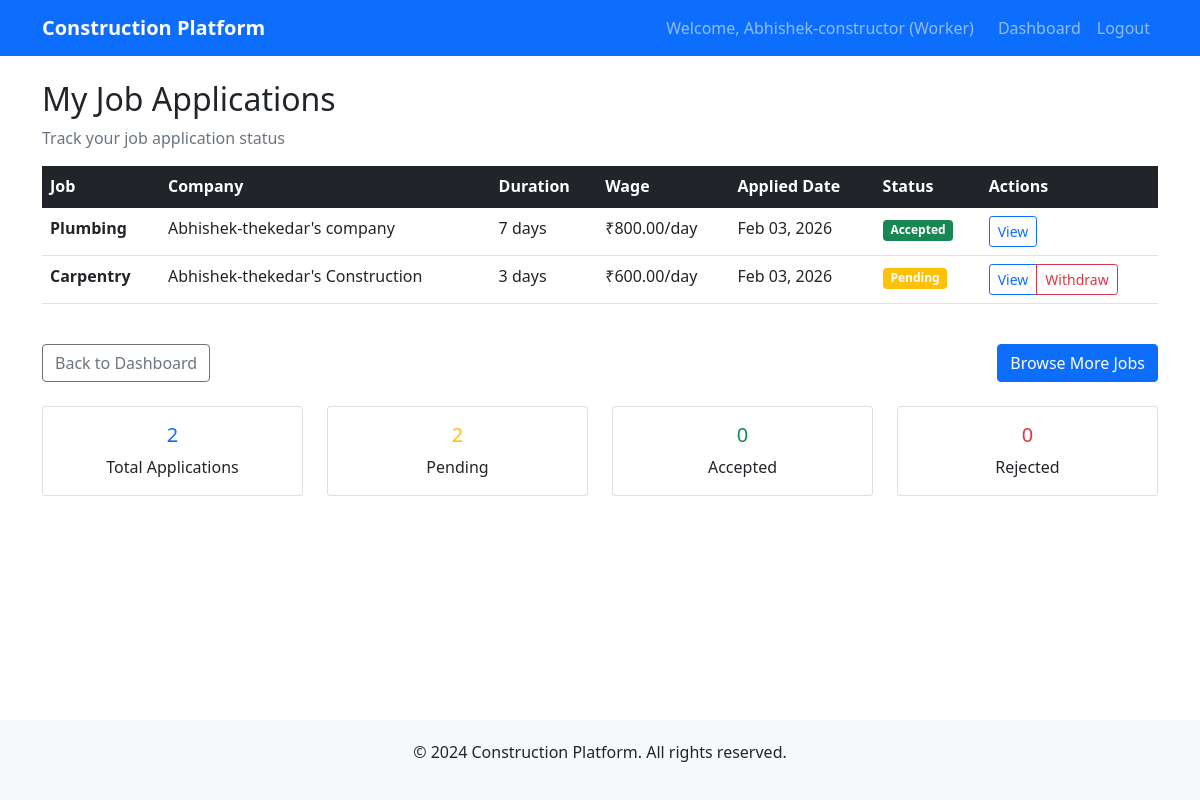
The page /workers/my-applications/ (signed in) on the database its author committed.
### accounts/models.py (models this page shows, shortened)
class User(AbstractUser):
    ROLE_CHOICES = [
        ('worker', 'Worker'),
        ('thekedar', 'Thekedar'),
        ('user', 'Normal User'),
    ]
    username = None  # Remove username field
    name = models.CharField(max_length=100)
    phone = models.CharField(max_length=15, unique=True)
    email = models.EmailField(unique=True)
    role = models.CharField(max_length=10, choices=ROLE_CHOICES, default='user')
    location = models.CharField(max_length=100)
    created_at = models.DateTimeField(auto_now_add=True)
    USERNAME_FIELD = 'email'
    REQUIRED_FIELDS = ['name', 'phone', 'role', 'location']

### jobs/models.py (models this page shows, shortened)
class JobApplication(models.Model):
    STATUS_CHOICES = [
        ('pending', 'Pending'),
        ('accepted', 'Accepted'),
        ('rejected', 'Rejected'),
        ('withdrawn', 'Withdrawn'),
    ]
    job = models.ForeignKey(JobPost, on_delete=models.CASCADE, related_name='applications')
    worker = models.ForeignKey('workers.WorkerProfile', on_delete=models.CASCADE, related_name='job_applications')
    applied_date = models.DateTimeField(auto_now_add=True)
    status = models.CharField(max_length=10, choices=STATUS_CHOICES, default='pending')
    class Meta:
        unique_together = ['job', 'worker']

class JobPost(models.Model):
    STATUS_CHOICES = [
        ('open', 'Open'),
        ('closed', 'Closed'),
        ('filled', 'Filled'),
    ]
    thekedar = models.ForeignKey(ThekedarProfile, on_delete=models.CASCADE, related_name='job_posts')
    required_skill = models.ForeignKey(Skill, on_delete=models.CASCADE)
    duration_days = models.PositiveIntegerField()
    wage_offer = models.DecimalField(max_digits=10, decimal_places=2)
    status = models.CharField(max_length=10, choices=STATUS_CHOICES, default='open')
    created_at = models.DateTimeField(auto_now_add=True)
    updated_at = models.DateTimeField(auto_now=True)

### workers/models.py (models this page shows, shortened)
class Skill(models.Model):
    name = models.CharField(max_length=100, unique=True)

### thekedars/models.py (models this page shows, shortened)
class ThekedarProfile(models.Model):
    user = models.OneToOneField(User, on_delete=models.CASCADE, related_name='thekedar_profile')
    experience_years = models.PositiveIntegerField()
    company_name = models.CharField(max_length=200)
    score = models.DecimalField(max_digits=5, decimal_places=2, default=0.0)
    verified = models.BooleanField(default=False)

### workers/views.py (the view)
# urls.py: path('my-applications/', views.my_applications, name='my_applications'),
@login_required
def my_applications(request):
    if request.user.role != 'worker':
        messages.error(request, 'Access denied. Worker role required.')
        return redirect('dashboard:home')
    try:
        profile = request.user.worker_profile
    except WorkerProfile.DoesNotExist:
        messages.error(request, 'Please complete your profile first.')
        return redirect('workers:profile')
    applications = JobApplication.objects.filter(worker=profile).order_by('-applied_date')
    return render(request, 'workers/my_applications.html', {'applications': applications})

### templates/workers/my_applications.html (shortened to what this page needs)
{% extends 'base.html' %}
{% block content %}
<div class="row">
    <div class="col-12">
        <h2>My Job Applications</h2>
        <p class="text-muted">Track your job application status</p>
    </div>
</div>
<div class="row">
    <div class="col-12">
        {% if applications %}
            <div class="table-responsive">
                <table class="table table-hover">
                    <thead class="table-dark">
                        <tr>
                            <th>Job</th>
                            <th>Company</th>
                            <th>Duration</th>
                            <th>Wage</th>
                            <th>Applied Date</th>
                            <th>Status</th>
                            <th>Actions</th>
                        </tr>
                    </thead>
                    <tbody>
                        {% for app in applications %}
                        <tr>
                            <td>
                                <strong>{{ app.job.required_skill.name }}</strong>
                            </td>
                            <td>{{ app.job.thekedar.company_name }}</td>
                            <td>{{ app.job.duration_days }} days</td>
                            <td>₹{{ app.job.wage_offer }}/day</td>
                            <td>{{ app.applied_date|date:"M d, Y" }}</td>
                            <td>
                                {% if app.status == 'pending' %}
                                    <span class="badge bg-warning">Pending</span>
                                {% elif app.status == 'accepted' %}
                                    <span class="badge bg-success">Accepted</span>
                                {% elif app.status == 'rejected' %}
                                    <span class="badge bg-danger">Rejected</span>
                                {% elif app.status == 'withdrawn' %}
                                    <span class="badge bg-secondary">Withdrawn</span>
                                {% endif %}
                            </td>
                            <td>
                                <div class="btn-group" role="group">
                                    <a href="#" class="btn btn-sm btn-outline-primary">View</a>
                                    {% if app.status == 'pending' %}
                                        <a href="#" class="btn btn-sm btn-outline-danger">Withdraw</a>
                                    {% endif %}
                                </div>
                            </td>
                        </tr>
                        {% endfor %}
                    </tbody>
                </table>
            </div>
        {% else %}
            <div class="text-center py-5">
                <h4>No Applications Yet</h4>
                <p class="text-muted">You haven't applied for any jobs yet. Start browsing available jobs!</p>
                <a href="{% url 'workers:browse_jobs' %}" class="btn btn-primary">Browse Jobs</a>
            </div>
        {% endif %}
    </div>
</div>
<div class="row mt-4">
    <div class="col-12">
        <div class="d-flex justify-content-between">
            <a href="{% url 'dashboard:home' %}" class="btn btn-outline-secondary">Back to Dashboard</a>
            <a href="{% url 'workers:browse_jobs' %}" class="btn btn-primary">Browse More Jobs</a>
        </div>
    </div>
</div>
{% if applications %}
<div class="row mt-4">
    <div class="col-md-3">
        <div class="card text-center">
            <div class="card-body">
                <h5 class="card-title text-primary">{{ applications|length }}</h5>
                <p class="card-text">Total Applications</p>
            </div>
        </div>
    </div>
    <div class="col-md-3">
        <div class="card text-center">
            <div class="card-body">
                <h5 class="card-title text-warning">{{ applications|length }}</h5>
                <p class="card-text">Pending</p>
            </div>
        </div>
    </div>
    <div class="col-md-3">
        <div class="card text-center">
            <div class="card-body">
                <h5 class="card-title text-success">0</h5>
                <p class="card-text">Accepted</p>
            </div>
        </div>
    </div>
    <div class="col-md-3">
        <div class="card text-center">
            <div class="card-body">
                <h5 class="card-title text-danger">0</h5>
                <p class="card-text">Rejected</p>
            </div>
        </div>
    </div>
</div>
{% endif %}
{% endblock %}

### templates/base.html (shortened to what this page needs)
<!DOCTYPE html>
<html lang="en">
<head>
    <link href="https://cdn.jsdelivr.net/npm/bootstrap@5.1.3/dist/css/bootstrap.min.css" rel="stylesheet">
</head>
<body class="d-flex flex-column min-vh-100">
    <nav class="navbar navbar-expand-lg navbar-dark bg-primary">
        <div class="container">
            <a class="navbar-brand" href="{% url 'dashboard:home' %}">
                 Construction Platform
            </a>
            <div class="navbar-nav ms-auto">
                {% if user.is_authenticated %}
                    <span class="navbar-text me-3">Welcome, {{ user.name }} ({{ user.get_role_display }})</span>
                    <a class="nav-link" href="{% url 'dashboard:home' %}">Dashboard</a>
                    <a class="nav-link" href="{% url 'accounts:logout' %}">Logout</a>
                {% else %}
                    <a class="nav-link" href="{% url 'accounts:login' %}">Login</a>
                    <a class="nav-link" href="{% url 'accounts:signup' %}">Sign Up</a>
                {% endif %}
            </div>
        </div>
    </nav>
    <main class="container my-4 flex-grow-1">
        {% block content %}
        {% endblock %}
    </main>
    <footer class="footer mt-auto">
        <div class="container text-center">
            <p>&copy; 2024 Construction Platform. All rights reserved.</p>
        </div>
    </footer>
</body>
</html>

### templates/base.html (style rules this page uses)
.navbar-brand { font-weight: bold; }
.footer { background-color: #f8f9fa; padding: 20px 0; margin-top: auto; }

### rows shown on the page
User: name "Abhishek-constructor", role "Worker"
JobApplication: job.required_skill.name "Plumbing", job.thekedar.company_name "Abhishek-thekedar's company", job.duration_days "7", job.wage_offer "800.00", applied_date "Feb 03, 2026", status "Accepted"
JobApplication: job.required_skill.name "Carpentry", job.thekedar.company_name "Abhishek-thekedar's Construction", job.duration_days "3", job.wage_offer "600.00", applied_date "Feb 03, 2026", status "Pending"

### other values the page prints
{{ applications|length }} "2"
